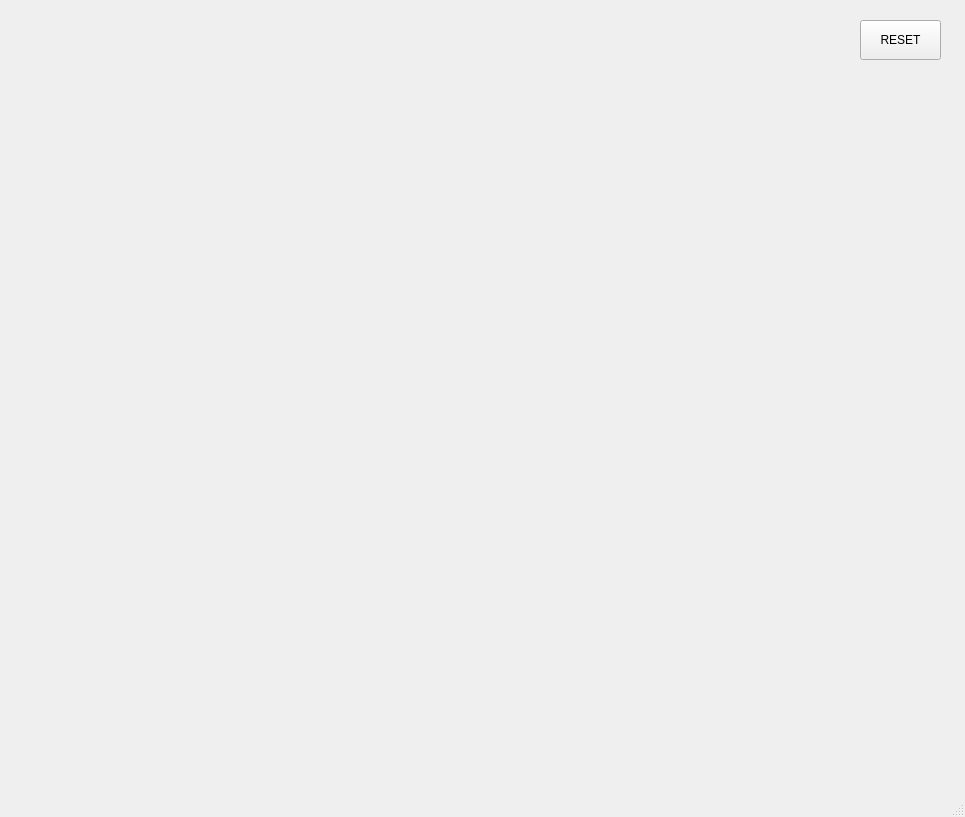
<?xml version="1.0" encoding="UTF-8"?>
<ui version="4.0">
 <class>MainWindow</class>
 <widget class="QMainWindow" name="MainWindow">
  <property name="enabled">
   <bool>true</bool>
  </property>
  <property name="geometry">
   <rect>
    <x>0</x>
    <y>0</y>
    <width>965</width>
    <height>817</height>
   </rect>
  </property>
  <property name="windowTitle">
   <string>MainWindow</string>
  </property>
  <widget class="QWidget" name="centralwidget">
   <widget class="QPushButton" name="pb">
    <property name="geometry">
     <rect>
      <x>860</x>
      <y>20</y>
      <width>81</width>
      <height>40</height>
     </rect>
    </property>
    <property name="text">
     <string>RESET</string>
    </property>
    <property name="iconSize">
     <size>
      <width>40</width>
      <height>40</height>
     </size>
    </property>
   </widget>
  </widget>
  <widget class="QMenuBar" name="menubar">
   <property name="geometry">
    <rect>
     <x>0</x>
     <y>0</y>
     <width>965</width>
     <height>21</height>
    </rect>
   </property>
  </widget>
  <widget class="QStatusBar" name="statusbar"/>
 </widget>
 <resources/>
 <connections/>
</ui>
